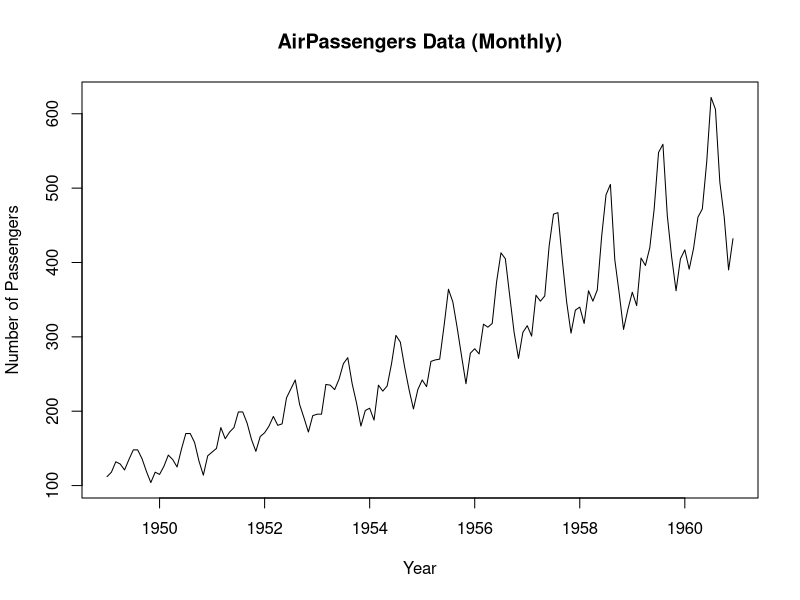

This chart was generated by the following R code:
# loading the AirPassengers dataset
data("AirPassengers")
ap <- AirPassengers

# Plot of the raw time series inorder to visualize trend and seasonality
plot(ap,
     main = "AirPassengers Data (Monthly)",
     ylab = "Number of Passengers",
     xlab = "Year")

# Loading the tseries package to access adf.test()
library(tseries)

# Performing the Augmented Dickey-Fuller (ADF) test
# Null hypothesis (H0): The series has a unit root (non-stationary)
# Alternative: The series is stationary
adf.test(ap)

#p-value < 0.05 → Reject null hypothesis
#Series is stationary
